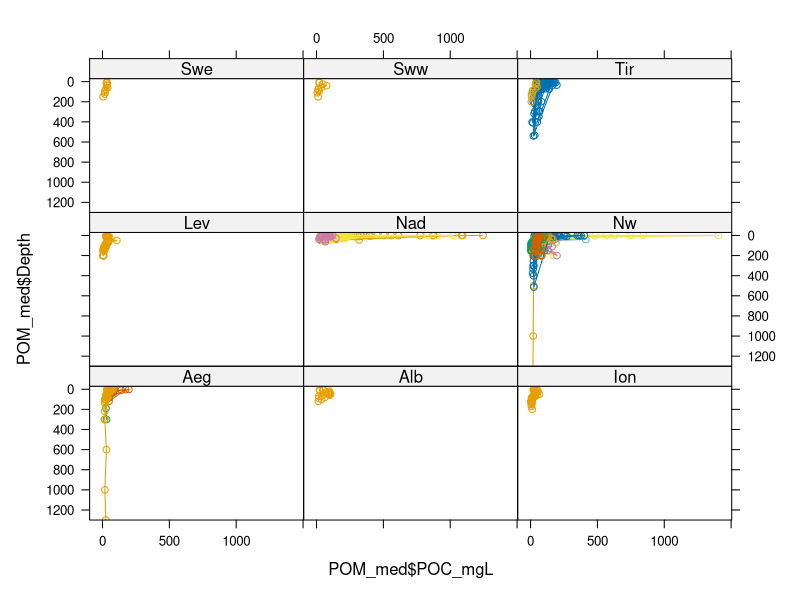
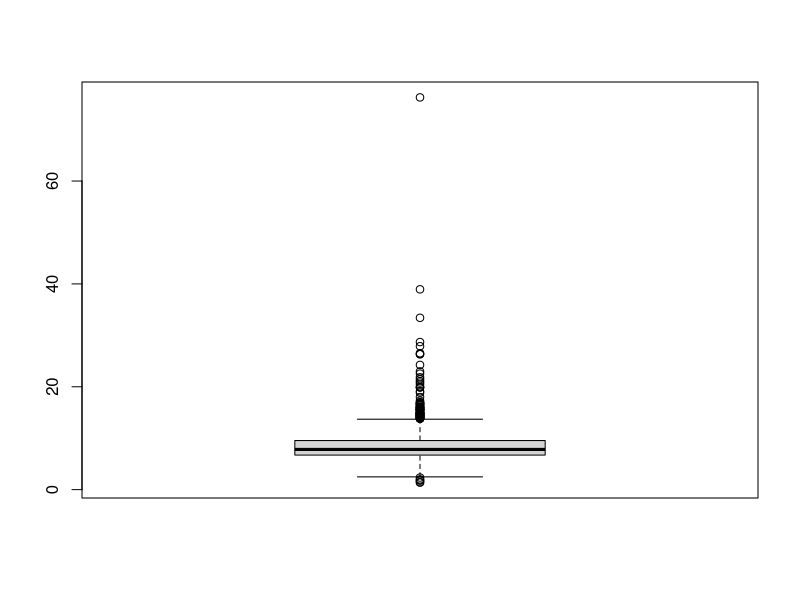

These figures' R source, in order: (Note: this script raises an error after producing the figures.)
setwd('L:\\il mio Drive\\MedSea')
POM<-read.csv('POM_data_DRYAD_.csv', sep=';');str(POM)
str(POM$Latitude)
POM_med<-POM[(POM$Latitude>29 & POM$Latitude<45 & POM$Longitude>-6 & 
                POM$Longitude<36),]


str(POM_med)
POM_med$POC_mgL = (POM_med$POC*12.0107)    #12.0107 g mol-1 --> ug/L = mg m-3
POM_med$C_N_ratio = POM_med$POC/POM_med$PON
POM_med$C_P_ratio = POM_med$POC/POM_med$POP
POM_med$N_P_ratio = POM_med$PON/POM_med$POP


POM_med$Zone[POM_med$Longitude<=-0.5] <- "Alb"
POM_med$Zone[POM_med$Longitude>-0.5 & POM_med$Longitude<=5 & POM_med$Latitude<=39.5]<-'Sww'
POM_med$Zone[POM_med$Longitude>5 & POM_med$Longitude<=9 & POM_med$Latitude<=39.5]<-'Swe'
POM_med$Zone[POM_med$Longitude>9 & POM_med$Longitude<=16 & POM_med$Latitude<=41.5 & POM_med$Latitude>36.5]<-'Tir'
POM_med$Zone[POM_med$Latitude>39.5 & POM_med$Longitude<=9]<-'Nw'
POM_med$Zone[POM_med$Latitude>41.5 & POM_med$Longitude<=13]<-'Nw'
POM_med$Zone[POM_med$Longitude>12.5 & POM_med$Longitude<=16 & POM_med$Latitude<=38]<-'Ion'
POM_med$Zone[POM_med$Longitude>16 & POM_med$Longitude<=21.5 & POM_med$Latitude<=40]<-'Ion'
POM_med$Zone[POM_med$Latitude>42.3 & POM_med$Longitude>12.5]<-'Nad'
POM_med$Zone[POM_med$Longitude>21.5 & POM_med$Longitude<=23]<-'Lev'
POM_med$Zone[POM_med$Longitude>23 & POM_med$Longitude<=28 & POM_med$Latitude<=35.2]<-'Lev'
POM_med$Zone[POM_med$Longitude>28 & POM_med$Latitude<=37.5]<-'Lev'
POM_med$Zone[POM_med$Longitude>23 & POM_med$Longitude<=28 & POM_med$Latitude>35.2]<-'Aeg'

a<-POM_med[(POM_med$Zone=='Nad'),]
Alb<-POM_med[(POM_med$Longitude<=-0.5),]
Sww<-POM_med[(POM_med$Longitude>-0.5 & POM_med$Longitude<=5 & POM_med$Latitude<=39.5),]
Swe<-POM_med[(POM_med$Longitude>5 & POM_med$Longitude<=9 & POM_med$Latitude<=39.5),]
Tir<-POM_med[(POM_med$Longitude>9 & POM_med$Longitude<=16 & POM_med$Latitude<=41.5 & POM_med$Latitude>36.5),]
Nwm_1<-POM_med[(POM_med$Latitude>39.5 & POM_med$Longitude<=9),]
Nwm_2<-POM_med[(POM_med$Latitude>41.5 & POM_med$Longitude<=13),]
Nwm<-rbind(Nwm_1,Nwm_2)
Io1<-POM_med[(POM_med$Longitude>12.5 & POM_med$Longitude<=16 & POM_med$Latitude<=38),]
Io2<-POM_med[(POM_med$Longitude>16 & POM_med$Longitude<=21.5 & POM_med$Latitude<=40),]
Ion<-rbind(Io1,Io2)
Nad<-POM_med[(POM_med$Latitude>42.3 & POM_med$Longitude>12.5),]
Sad1<-POM_med[(POM_med$Latitude<=42.3 & POM_med$Latitude>42 & POM_med$Longitude>14.8),]
Sad2<-POM_med[(POM_med$Latitude<=42 & POM_med$Latitude>40 & POM_med$Longitude>16 & POM_med$Longitude<=20),]
Sad<-rbind(Sad1,Sad2)
Lev1<-POM_med[(POM_med$Longitude>21.5 & POM_med$Longitude<=23),]
Lev2<-POM_med[(POM_med$Longitude>23 & POM_med$Longitude<=28 & POM_med$Latitude<=35.2),]
Lev3<-POM_med[(POM_med$Longitude>28 & POM_med$Latitude<=37.5),]
Lev<-rbind(Lev1,Lev2,Lev3)
Aeg<-POM_med[(POM_med$Longitude>23 & POM_med$Longitude<=28 & POM_med$Latitude>35.2),]

library(dplyr)     #confronto due dataset e trovo righe comuni
inner_join(Sad1,Sad2)

library(lattice)
xyplot(POM_med$Depth~ POM_med$POC_mgL | POM_med$Zone,type='o',
       groups=POM_med$Month, ylim = c(1300,-30))

deep<-POM_med[(POM_med$Depth>1000),]
boxplot(POM_med$C_N_ratio)
str(Alb)

#value=c('Copin-Montegut','Medar','MOOGLI','PROSOPE')
split(Nwm, Nwm$Dataset, drop = T) 
summary(Nwm$Dataset)




#NORTH WEST MED SEA
Nwm_copin<-Nwm[(Nwm$Dataset=='Copin-Montegut'),]
Nwm_copin<-Nwm_copin[1:6,]
Nwm_pros<-Nwm[(Nwm$Dataset=='PROSOPE'),]
Nwm_meda<-Nwm[(Nwm$Dataset=='Medar'),]
Nwm_moog<-Nwm[(Nwm$Dataset=='MOOGLI'),]


m1<-filter(Nwm_meda, Station ==  2196)


p1<-filter(Nwm_pros, Station == 933); p1<-p1[1:10,]
p2<-filter(Nwm_pros, Station == 934);  p2<-p2[1:10,]
p3<-filter(Nwm_pros, Station == 935);  p3<-p3[1:10,]
p4<-filter(Nwm_pros, Station == 936);  p4<-p4[1:10,]
p5<-filter(Nwm_pros, Station == 937);  p5<-p5[1:10,]

 ### plot PROSOPE NWM
plot(p1$POC_mgL, p1$Depth, ylim=c(200,0),xlim=c(0,70), col=col_months[9], type='o', pch=1, 
     main='POC NWM - Cruise PROSOPE; 1999') #set
par(new=T)
plot(p2$POC_mgL, p2$Depth, ylim=c(200,0),xlim=c(0,70), col=col_months[9], type='o', pch=2)  #set
par(new=T)
plot(p3$POC_mgL, p3$Depth, ylim=c(200,0),xlim=c(0,70), col=col_months[10], type='o', pch=3)  #ott
par(new=T)
plot(p4$POC_mgL, p4$Depth, ylim=c(200,0),xlim=c(0,70), col=col_months[10], type='o', pch=4)  #ott
par(new=T)
plot(p5$POC_mgL, p5$Depth, ylim=c(200,0),xlim=c(0,70), col=col_months[10], type='o', pch=5)  #ott

legend(30,100,legend=c('29 September 43.41 | 7.86','30 September 43.40 | 7.82',
                         '02 October      43.35 | 7.8','01 October      43.37 | 7.86',
                         '03 October      43.43 | 7.72'), 
         col=c(col_months[9],col_months[9],col_months[10],col_months[10],col_months[10]),
         pch=c(1,2,3,4,5))
text(15,.100,'stations 933 -937')
text(15,10,'min dist coast = 41 km')

plot(Nwm_copin$POC_mgL, Nwm_copin$Depth, ylim=c(100,0), col=col_months[5], type='b', pch=19, 
     main='POC NWM, May 1975', xlab='mg L')
text(35,10,'May 42.00 | 4.75')
col_months<-c("#c15063","#5fb14d","#7362cd","#b6b342","#b966bf",
               "#d38c30","#688ccd","#cd4e34","#4bb092","#ce5b95","#737e38","#c07f56")

Nwm_copin[1:6,]

split(Nwm, Nwm$Dataset, drop = T) <-value
names(Nwm$Dataset)

 #### plot lat e lon campioni totali e x sottobacino - controllo
plot(POM_med$Longitude, POM_med$Latitude, pch=19, col='grey', xlab='',ylab='',
     cex=1.8, xlim=c(-5,26), ylim=c(30,45))
par(new=T)
plot(Alb$Longitude, Alb$Latitude,pch=19, col='#9e0142', xlab='',ylab='',
     xlim=c(-5,26), ylim=c(30,45))
par(new=T)
plot(Sww$Longitude, Sww$Latitude,pch=19, col='#d53e4f', xlab='',ylab='',
     xlim=c(-5,26), ylim=c(30,45))
par(new=T)
plot(Swe$Longitude, Swe$Latitude,pch=19, col='#f46d43', xlab='',ylab='',
     xlim=c(-5,26), ylim=c(30,45))
par(new=T)
plot(Nwm$Longitude, Nwm$Latitude,pch=19, col='#fdae61', xlab='',ylab='',
     xlim=c(-5,26), ylim=c(30,45))
par(new=T)
plot(Tir$Longitude, Tir$Latitude,pch=19, col='#fee08b',xlab='',ylab='',
     xlim=c(-5,26), ylim=c(30,45))
par(new=T)
plot(Ion$Longitude, Ion$Latitude,pch=19, col='#e6f598', xlab='',ylab='',
     xlim=c(-5,26), ylim=c(30,45))
par(new=T)
plot(Sad$Longitude, Sad$Latitude,pch=19, col='#abdda4', xlab='',ylab='',
     xlim=c(-5,26), ylim=c(30,45))
par(new=T)
plot(Nad$Longitude, Nad$Latitude,pch=19, col='#66c2a5', xlab='',ylab='',
     xlim=c(-5,26), ylim=c(30,45))
par(new=T)
plot(Lev$Longitude, Lev$Latitude,pch=19, col='#3288bd', xlab='',ylab='',
     xlim=c(-5,26), ylim=c(30,45))
par(new=T)
plot(Aeg$Longitude, Aeg$Latitude,pch=19, col='#5e4fa2', xlab='Longitude',ylab='Latitude',
     xlim=c(-5,26), ylim=c(30,45))
#abline(v=5, col='grey', lty=2)
#abline(h=39.5, col='grey', lty=2)
legend(-5,45,col=c('#9e0142','#d53e4f','#f46d43','#fdae61','#fee08b',
      '#e6f598','#66c2a5','#3288bd','#5e4fa2'),  pch=19,legend=c('Alb','Sww','Swe','Nwm','Tir',
                                                                  'Ion','Nad','Lev', 'Aeg'))





C_N_ratio<-POM_med$C_N_ratio
  
C_N<-C_N[complete.cases(C_N_ratio)]
d<-density(C_N)
plot(d)


plot(POM_med$Longitude,POM_med$C_N_ratio)

jitter(POM_med$Longitude, POM_med$Latitude)
#text(POM_med$Longitude, POM_med$Latitude-.1,POM_med$C_N_ratio,pos=4., col='red')
max(POM_med$C_N_ratio, na.rm=T)
